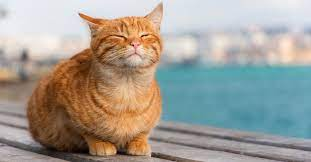
#> input picture labs/lab3/cat.jpg, 311 x 162 px
$ jupyter execute lab3_q1_espaco.ipynb
#> lines starting #> are read from the running program, lines starting #| are printed output that depends on the picture
[cell 1]
import cv2
import numpy as np
import matplotlib.pyplot as plt

[cell 2]
img = cv2.imread("cat.jpg")
#> img is the input picture: shape (162, 311, 3); mean B, G, R 149.3, 158.2, 163.1
img = cv2.cvtColor(img, cv2.COLOR_BGR2RGB)
img = img[::2, ::2]
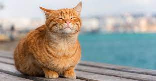
#> img: shape (81, 156, 3); mean R, G, B 163.5, 158.5, 149.8

[cell 3]
#  cálculo da média
# soma o valor dos pixels ao redor do pixel selecionado, soma e atualiza a media

# blur(imagem, (janela de, suavização))
suavizarMedia = np.hstack([
    np.vstack([img,                 cv2.blur(img, (3,3))]),
    np.vstack([cv2.blur(img, (5,5)), cv2.blur(img, (7,7))]),
    np.vstack([cv2.blur(img, (9,9)), cv2.blur(img, (11,11))]),
])
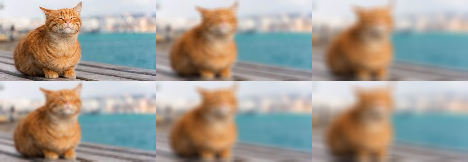
#> suavizarMedia: shape (162, 468, 3); mean R, G, B 163.4, 158.4, 149.7
# Mostrar as imagens usando matplotlib
plt.figure(figsize=(12, 8))
plt.imshow(suavizarMedia)
plt.title('Imagens Suavizadas por Média')
plt.axis('off')  # Não mostrar os eixos
plt.show()

[cell 4]
# cálculo da mediana
# despreza valores muito altos e muito baixos que podem distorcer o resultado
# valor que fica no meio do intervalo
# medianBlur(imagem, tamanho da caixa/janela)
suavizarMediana = np.hstack([
    np.vstack([img,                   cv2.medianBlur(img, 3)]),
    np.vstack([cv2.medianBlur(img, 5), cv2.medianBlur(img, 7)]),
    np.vstack([cv2.medianBlur(img, 9), cv2.medianBlur(img, 11)]),
])
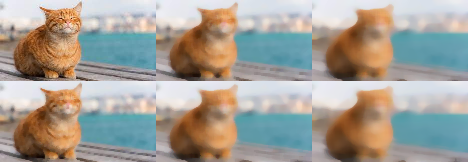
#> suavizarMediana: shape (162, 468, 3); mean R, G, B 164.6, 159.9, 151.3


# Mostrar as imagens usando matplotlib
plt.figure(figsize=(12, 8))
plt.imshow(suavizarMediana)
plt.title('Imagens suavizadas por mediana')
plt.axis('off')  # Não mostrar os eixos
plt.show()

[cell 5]
# filtro gaussiana
# gera menos borrão, produz um efeito mais natural e reduz o ruído na imagem
# GaussianBlur(imagem, (altura, largura) , desvios padrão no eixo X eY)
suavizarGaussiana = np.hstack([
    np.vstack([img,                          cv2.GaussianBlur(img, (3,3), 0)]),
    np.vstack([cv2.GaussianBlur(img, (5,5), 0), cv2.GaussianBlur(img, (7,7), 0)]),
    np.vstack([cv2.GaussianBlur(img, (9,9), 0), cv2.GaussianBlur(img, (11,11), 0)]),
])

# Mostrar as imagens usando matplotlib
plt.figure(figsize=(12, 8))
plt.imshow(suavizarGaussiana)
plt.title('Imagens suavizadas por filtro Gaussiano')
plt.axis('off')  # Não mostrar os eixos
plt.show()

[cell 6]
 # filtro bilateral(mais lento que os anteriores)
# preserva as bordas e garante a remoção do ruído
# bilateralFilter(imagem, tamanho janela,espaço de cor, espaço coordenado, borda)
suavizarBilateral = np.hstack([
    np.vstack([img,               cv2.bilateralFilter(img, 3, 21, 21)]),
    np.vstack([cv2.bilateralFilter(img, 5, 35, 35), cv2.bilateralFilter(img, 7, 49, 49)]),
    np.vstack([cv2.bilateralFilter(img, 9, 63, 63),  cv2.bilateralFilter(img, 11, 77, 77)]),
])
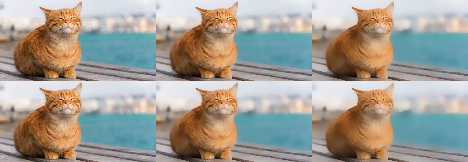
#> suavizarBilateral: shape (162, 468, 3); mean R, G, B 163.6, 158.6, 149.9

# Mostrar as imagens usando matplotlib
plt.figure(figsize=(12, 8))
plt.imshow(suavizarBilateral)
plt.title('Imagens suavizadas pelo filtro bidirecional')
plt.axis('off')  # Não mostrar os eixos
plt.show()
